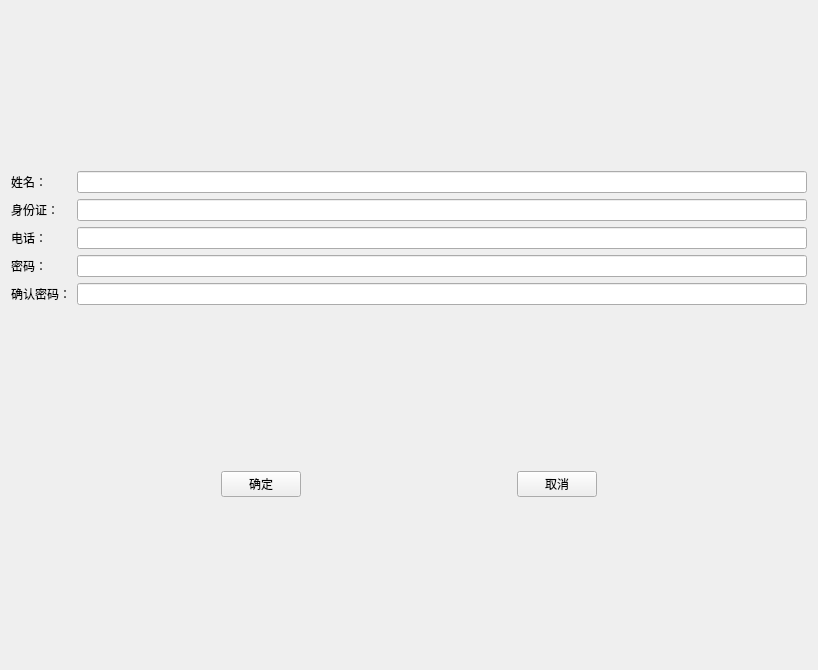
<?xml version="1.0" encoding="UTF-8"?>
<ui version="4.0">
 <class>OpenWidget</class>
 <widget class="QWidget" name="OpenWidget">
  <property name="geometry">
   <rect>
    <x>0</x>
    <y>0</y>
    <width>818</width>
    <height>670</height>
   </rect>
  </property>
  <property name="windowTitle">
   <string>OpenWidget</string>
  </property>
  <layout class="QGridLayout" name="gridLayout">
   <item row="0" column="0">
    <layout class="QHBoxLayout" name="horizontalLayout">
     <item>
      <layout class="QVBoxLayout" name="verticalLayout_2">
       <item>
        <widget class="QLabel" name="label">
         <property name="text">
          <string>姓名：</string>
         </property>
        </widget>
       </item>
       <item>
        <widget class="QLabel" name="label_2">
         <property name="text">
          <string>身份证：</string>
         </property>
        </widget>
       </item>
       <item>
        <widget class="QLabel" name="label_3">
         <property name="text">
          <string>电话：</string>
         </property>
        </widget>
       </item>
       <item>
        <widget class="QLabel" name="label_5">
         <property name="text">
          <string>密码：</string>
         </property>
        </widget>
       </item>
       <item>
        <widget class="QLabel" name="label_4">
         <property name="text">
          <string>确认密码：</string>
         </property>
        </widget>
       </item>
      </layout>
     </item>
     <item>
      <layout class="QVBoxLayout" name="verticalLayout">
       <item>
        <widget class="QLineEdit" name="lineEdit_name"/>
       </item>
       <item>
        <widget class="QLineEdit" name="lineEdit_id"/>
       </item>
       <item>
        <widget class="QLineEdit" name="lineEdit_phone"/>
       </item>
       <item>
        <widget class="QLineEdit" name="lineEdit_passWord"/>
       </item>
       <item>
        <widget class="QLineEdit" name="lineEdit_commit_passWord"/>
       </item>
      </layout>
     </item>
    </layout>
   </item>
   <item row="1" column="0">
    <layout class="QHBoxLayout" name="horizontalLayout_4">
     <item>
      <spacer name="horizontalSpacer">
       <property name="orientation">
        <enum>Qt::Horizontal</enum>
       </property>
       <property name="sizeHint" stdset="0">
        <size>
         <width>40</width>
         <height>20</height>
        </size>
       </property>
      </spacer>
     </item>
     <item>
      <widget class="QPushButton" name="pushButton_ok">
       <property name="text">
        <string>确定</string>
       </property>
      </widget>
     </item>
     <item>
      <spacer name="horizontalSpacer_2">
       <property name="orientation">
        <enum>Qt::Horizontal</enum>
       </property>
       <property name="sizeHint" stdset="0">
        <size>
         <width>40</width>
         <height>20</height>
        </size>
       </property>
      </spacer>
     </item>
     <item>
      <widget class="QPushButton" name="pushButton_cancle">
       <property name="text">
        <string>取消</string>
       </property>
      </widget>
     </item>
     <item>
      <spacer name="horizontalSpacer_3">
       <property name="orientation">
        <enum>Qt::Horizontal</enum>
       </property>
       <property name="sizeHint" stdset="0">
        <size>
         <width>40</width>
         <height>20</height>
        </size>
       </property>
      </spacer>
     </item>
    </layout>
   </item>
  </layout>
 </widget>
 <layoutdefault spacing="6" margin="11"/>
 <resources/>
 <connections/>
</ui>
